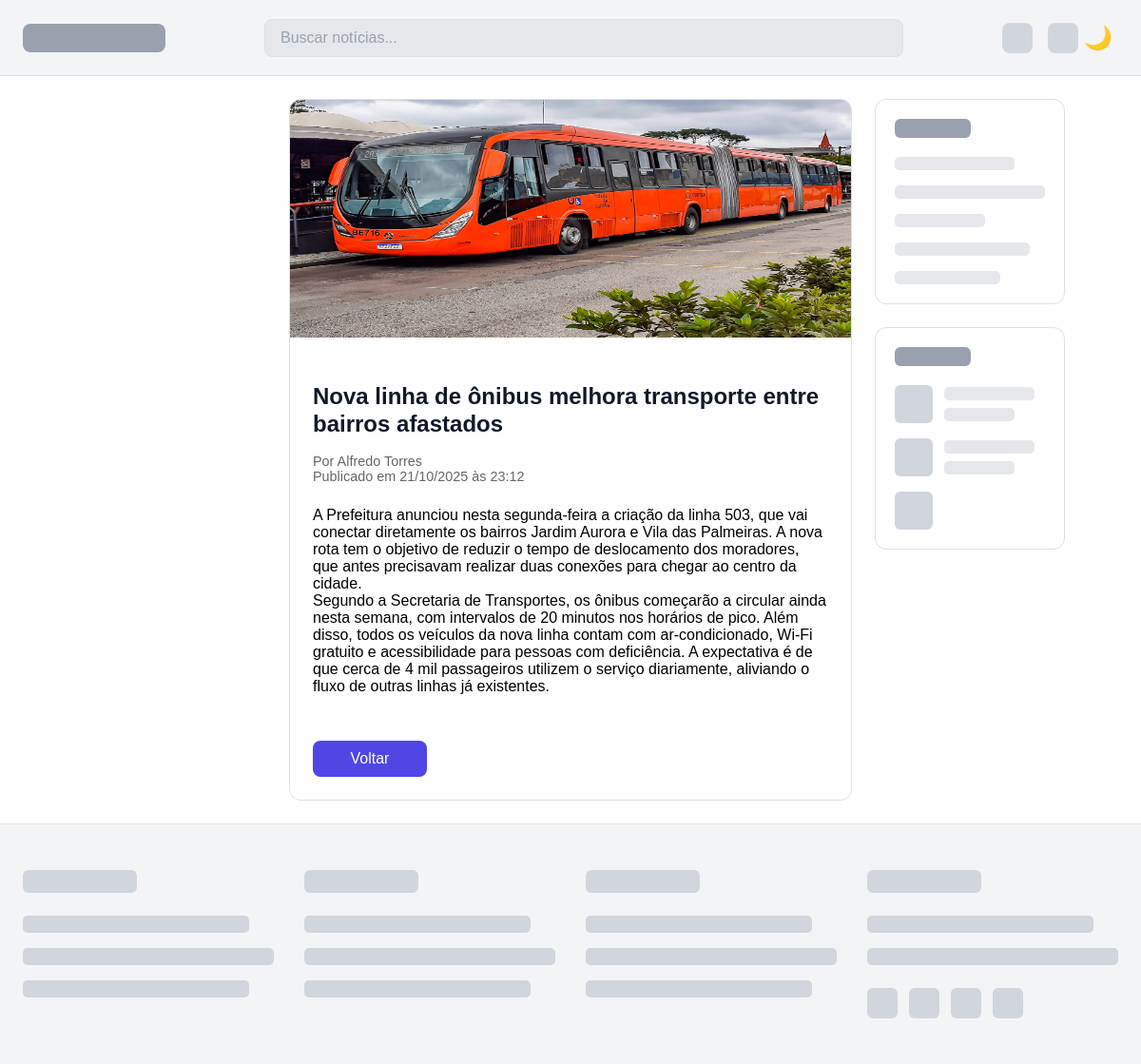
The page /article/nova-linha-de-onibus-melhora-transporte-entre-bairros-afastados/ on the database its author committed.
### feed/models.py (models this page shows, shortened)
class Article(models.Model):
    title = models.CharField(max_length=200, verbose_name="Título")
    author = models.CharField(max_length=100, verbose_name="Autor")
    summary = models.TextField(verbose_name="Resumo")
    content = models.TextField(verbose_name="Conteúdo Completo")
    image = models.ImageField(upload_to='articles/', verbose_name="Imagem de Destaque")
    publication_date = models.DateTimeField(default=timezone.now, verbose_name="Data de Publicação")
    slug = models.SlugField(max_length=255, unique=True, blank=True, editable=False)
    class Meta:
        ordering = ['-publication_date']

### feed/views.py (the view)
# urls.py: path('article/<slug:slug>/', ArticleDetailView.as_view(), name='article-detail'),
class ArticleDetailView(DetailView):
    model = Article
    template_name = 'feed/article_detail.html'
    context_object_name = 'article'
    slug_field = 'slug'
    slug_url_kwarg = 'slug'

### feed/templates/feed/article_detail.html (shortened to what this page needs)
{% extends "feed/base.html" %}
{% block content %}
    <article class="card">
        <img class="card_image" src="{{ article.image.url }}" alt="{{ article.title }}">
        <div class="card_body">
            <h1 class="card_title">{{ article.title }}</h1>
            <p style="color: #666; font-size: 0.9rem; margin-bottom: 24px;">
                Por {{ article.author }} <br>
                Publicado em {{ article.publication_date|date:"d/m/Y \à\s H:i" }}
            </p>
            <div class="article-content">
                {{ article.content|linebreaks }}
            </div>
            <a href="{% url 'article-list' %}" class="card_button" style="margin-top: 32px;">Voltar</a>
        </div>
    </article>
{% endblock %}

### feed/static/feed/css/style.css (style rules this page uses)
:root { --color-background: #f3f4f6; --color-surface: #ffffff; --color-border: #e0e0e0; --color-placeholder-light: #e5e7eb; --color-placeholder-medium: #d1d5dc; --color-placeholder-dark: #99a1af; --header-height: 80px; --border-radius: 12px; --page-max-width: 1200px; --content-gap: 24px; }
* { box-sizing: border-box; }
body { margin: 0; font-family: sans-serif; background-color: var(--color-surface); padding-top: var(--header-height); }
.card { background-color: var(--color-surface); border: 1px solid var(--color-border); border-radius: var(--border-radius); width: 100%; overflow: hidden; margin-right: 300px; }
.card_image { background-color: var(--color-placeholder-light); height: 250px; width: 100%; }
.card_body { padding: 24px; }
.card_title { border-radius: 8px; margin-bottom: 16px; font-size: 1.5rem; font-weight: 600; color: #111827; line-height: 1.2; }
.card_button { background-color: #4F46E5; color: white; text-decoration: none; text-align: center; display: inline-block; line-height: 38px; width: 120px; height: 38px; border: none; border-radius: 8px; margin-top: 24px; font-weight: 500; transition: background-color 0.2s; }

### rows shown on the page
Article: image (picture), title "Nova linha de ônibus melhora transporte entre bairros afastados", author "Alfredo Torres", publication_date "21/10/2025 às 23:12", content "A Prefeitura anunciou nesta segunda-feira a criação da linha 503, que vai conectar diretamente os bairros Jardim Aurora e Vila das Palmeiras. A nova rota tem o objetivo de reduzir o tempo de deslocamento dos moradores, que antes precisavam realizar duas conexões para chegar ao centro da cidade. Segundo a Secretaria de Transportes, os ônibus começarão a circular ainda nesta semana, com intervalos de 20 minutos nos horários de pico. Além disso, todos os veículos da nova linha contam com ar-condicionado, Wi-Fi gratuito e acessibilidade para pessoas com deficiência. A expectativa é de que cerca de 4 mil passageiros utilizem o serviço diariamente, aliviando o fluxo de outras linhas já existentes."
